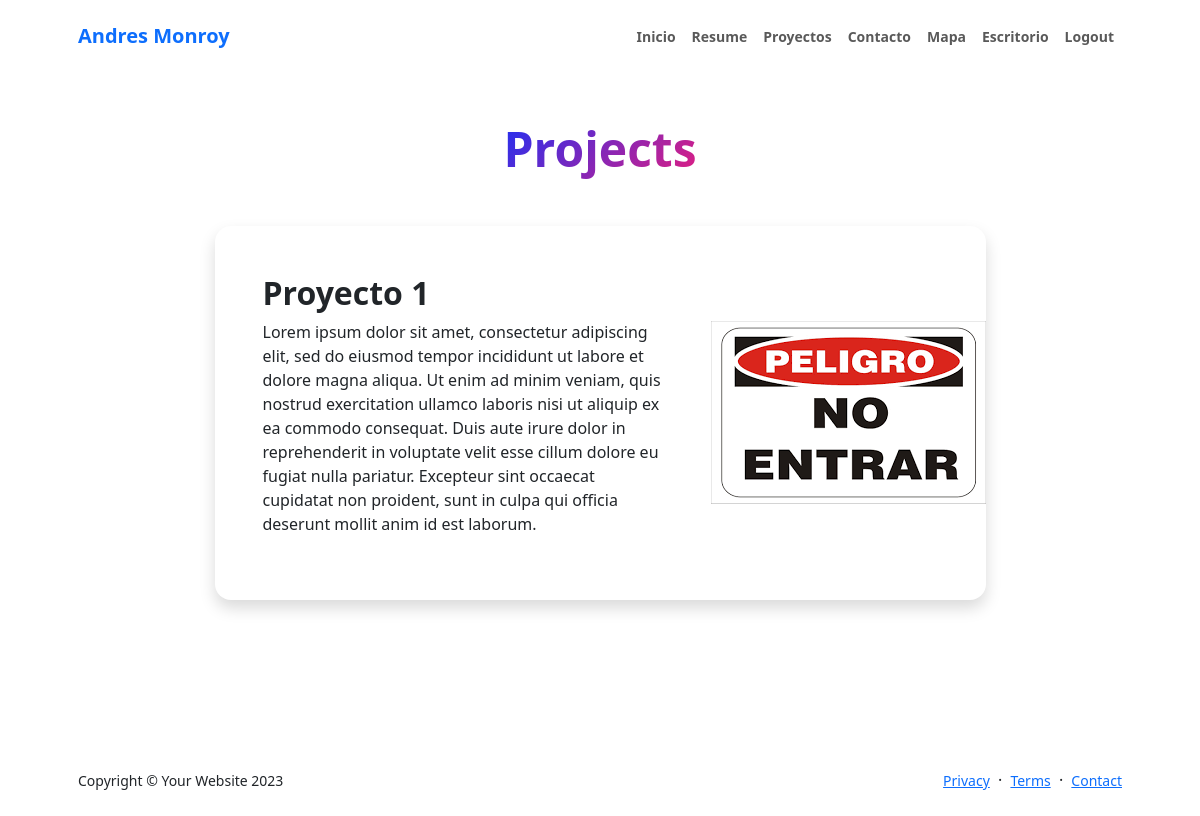
Page /projects/ (signed in) on the committed database.
### apps/projects/models.py (models this page shows, shortened)
class Project(models.Model):
    code = models.CharField(primary_key=True, max_length=4)
    name = models.CharField(max_length=90)
    description = models.CharField(max_length=2000)
    publish = models.BooleanField(default=True)
    image = models.ImageField(upload_to=project_image_path, blank=True, null=True)

### apps/projects/views.py (the view)
# urls.py: path('projects/', views.projects, name='projects'),
@login_required
def projects(request):
    projects = Project.objects.filter(publish=True)  # Query projects that are marked as published
    context = {
        'projects': projects,
    }
    return render(request, "projects.html", context)

### apps/projects/templates/projects.html (shortened to what this page needs)
{% extends "layouts/base.html" %}
{% load static %}
{% block content %}
        <section class="py-5">
            <div class="container px-5 mb-5">
                <div class="text-center mb-5">
                    <h1 class="display-5 fw-bolder mb-0"><span class="text-gradient d-inline">Projects</span></h1>
                </div>
                <div class="row gx-5 justify-content-center">
                    <div class="col-lg-11 col-xl-9 col-xxl-8">
                        {% for project in projects %}
                            <div class="card overflow-hidden shadow rounded-4 border-0 mb-5">
                                <div class="card-body p-0">
                                    <div class="d-flex align-items-center">
                                        <div class="p-5">
                                            <h2 class="fw-bolder">{{ project.name }}</h2>
                                            <p>{{ project.description }}</p>
                                        </div>
                                        {% if project.image %}
                                            <img class="img-fluid" src="{{ project.image.url }}" alt="{{ project.name }}" />
                                        {% else %}
                                            <img class="img-fluid" src="{% static 'images/no_image.png' %}" alt="No image available" />
                                            {% comment %} <p>No image available</p> {% endcomment %}
                                        {% endif %}
                                    </div>
                                </div>
                            </div>
                        {% endfor %}
                    </div>
                </div>
            </div>
        </section>
{% endblock %}

### rows in the picture
Project: name "Proyecto 1", description "Lorem ipsum dolor sit amet, consectetur adipiscing elit, sed do eiusmod tempor incididunt ut labore et dolore magna aliqua. Ut enim ad minim veniam, quis nostrud exercitation ullamco laboris nisi ut aliquip ex ea commodo consequat. Duis aute irure dolor in reprehenderit in voluptate velit esse cillum dolore eu fugiat nulla pariatur. Excepteur sint occaecat cupidatat non proident, sunt in culpa qui officia deserunt mollit anim id est laborum.", image (picture)
